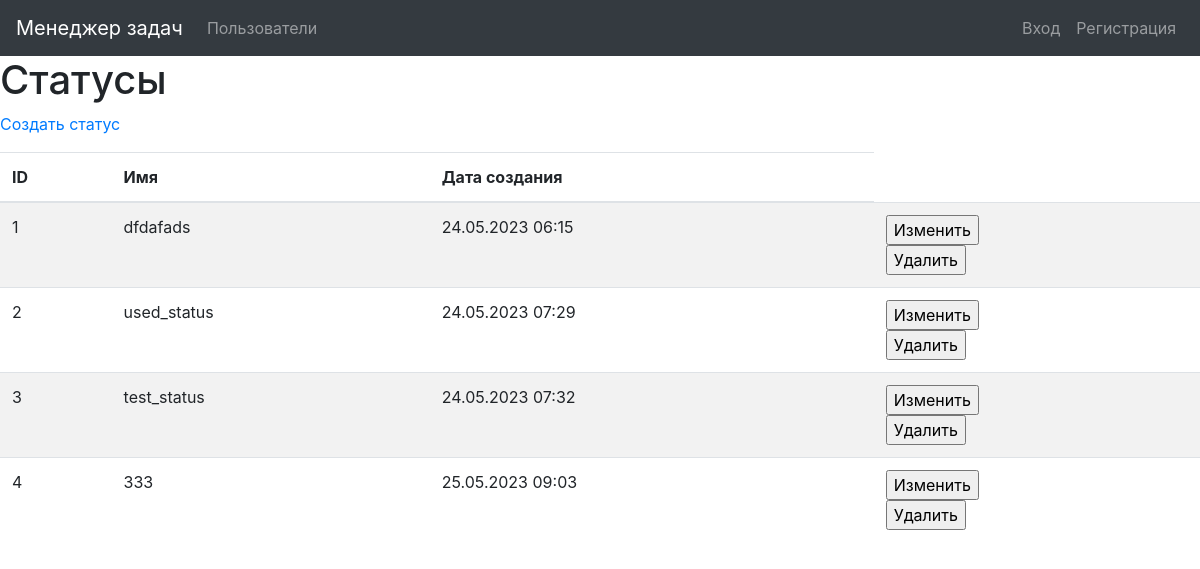
Page /statuses/ on the earlier database version.
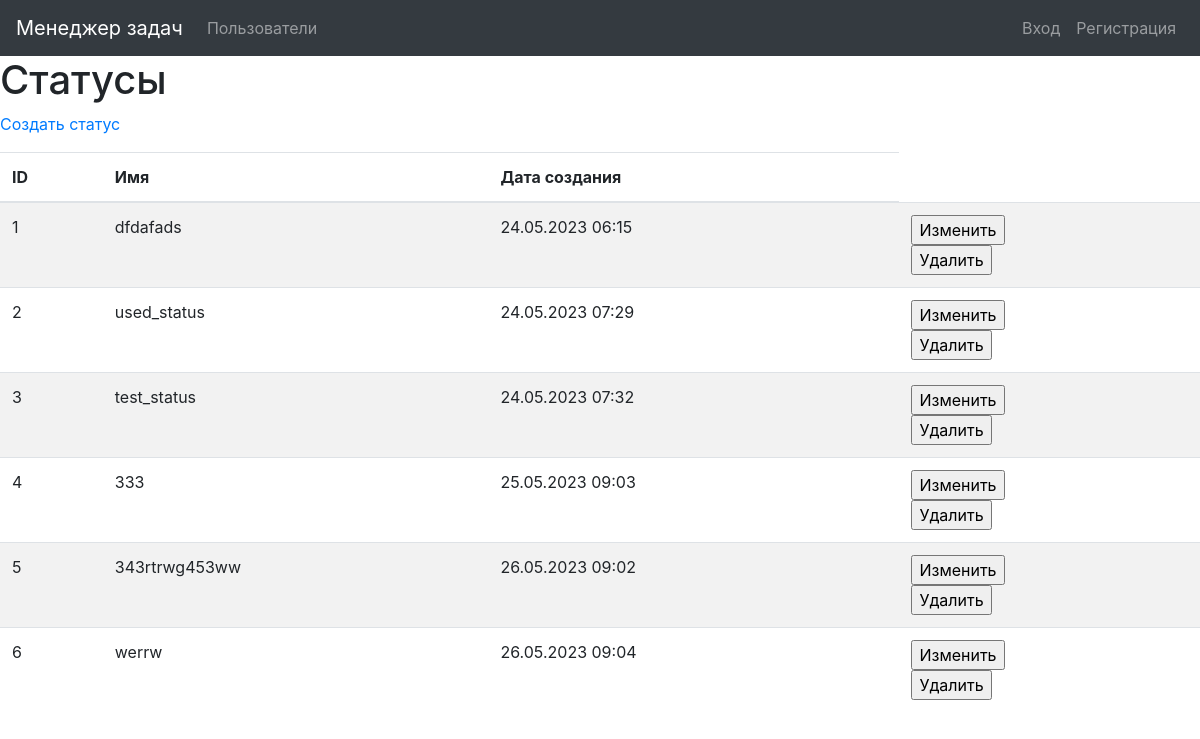
Same page on the later database version.
### task_manager/statuses/models.py (models this page shows, shortened)
class Status(models.Model):
    name = models.CharField(_('Name'), max_length=100, unique=True)
    created_at = models.DateTimeField(default=timezone.now)

### task_manager/statuses/views.py (the view)
# urls.py: path('', views.StatusesListView.as_view(),
class StatusesListView(ListView):
    model = Status
    template_name = 'status/status_list.html'
    context_object_name = 'statuses'

### task_manager/templates/status/status_list.html (shortened to what this page needs)
{% extends "base.html" %}
{% block content %}
{% load i18n %}
<h1>{% translate "Statuses" %}</h1>
<p><a href="{% url 'status_create' %}">{% translate "Create status" %}</a></p>
<div class="table-responsive">
  <table class="table table-striped">
    <thead>
      <tr>
        <th>ID</th>
        <th>{% translate "Name" %}</th>
        <th>{% translate "Creation date" %}</th>
      </tr>
    </thead>
    <tbody>
    {% for status in statuses %}
      <tr>
        <td>{{ status.id }}</td>
        <td>{{ status.name }}</td>
        <td>{{ status.created_at|date:"d.m.Y H:i" }}</td>
        <td>
          <form action="{% url 'status_update' pk=status.id %}" method="get">
          <input type="submit" value='{% translate "Change data" %}'>
          </form>
          <form action="{% url 'status_delete' pk=status.id %}" method="get">
          <input type="submit" value='{% translate "Delete data" %}'>
          </form>
        </td>
      </tr>
      {% endfor %}
      </tbody>
</table>
  </div>
{% endblock %}

Differences in the rows shown:
added Status: id "5", name "343rtrwg453ww", created_at "26.05.2023 09:02"
added Status: id "6", name "werrw", created_at "26.05.2023 09:04"
